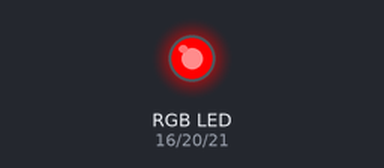
Recording of a program running on a simulated Raspberry Pi (BCM pin numbers). Parts: an RGB LED mixed from three pins (HIGH = lit). At 3.0 s the program stops and its outputs stay as they are.

Above: at 0.1 s.
At 1.1 s:
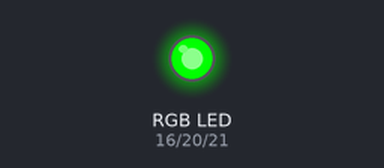
At 2.1 s:
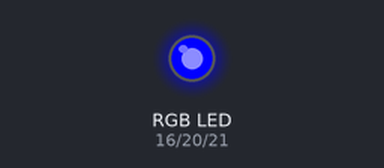
At 3.1 s:
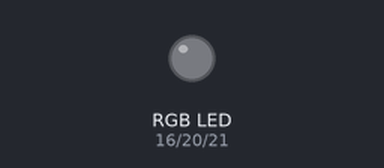
Timing chart, 0 to 4.5 s (numbered marks = the images above):
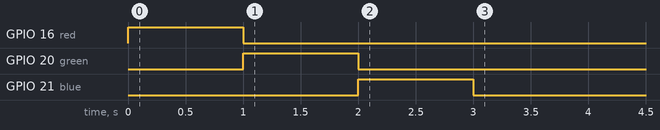

Measured:
- by itself, GPIO 16 (red): LOW → HIGH at 0.00 s, → LOW 1.0 s later
- by itself, GPIO 20 (green): LOW → HIGH at 1.0 s, → LOW 1.0 s later
- by itself, GPIO 21 (blue): LOW → HIGH at 2.0 s, → LOW 1.0 s later

The program:

09_rgb_simple.py
```python
# 09_rgb_simple.py
# Uses the GPIO to turn on the RGB LED colours

import RPi.GPIO as GPIO
import time

red = 16
green = 20
blue = 21


# GPIO Setup.
GPIO.setmode(GPIO.BCM)
GPIO.setwarnings(False)

GPIO.setup(red, GPIO.OUT)
GPIO.setup(green, GPIO.OUT)
GPIO.setup(blue, GPIO.OUT)

try:
    for colour in [red,green,blue]:
        GPIO.output(colour, 1)
        time.sleep(1)
        GPIO.output(colour, 0)
except KeyboardInterrupt:
    GPIO.cleanup()
```
